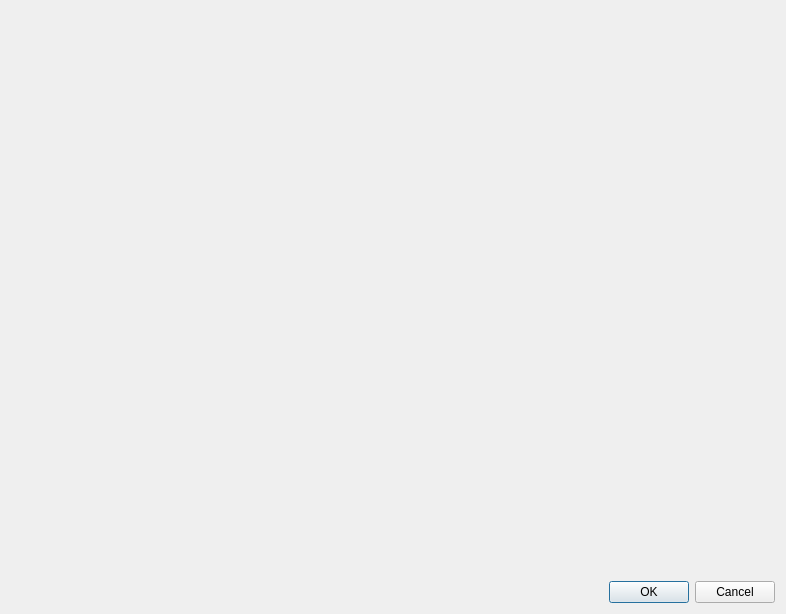
<?xml version="1.0" encoding="UTF-8"?>
<ui version="4.0">
 <class>EdgeDialog</class>
 <widget class="QDialog" name="EdgeDialog">
  <property name="geometry">
   <rect>
    <x>0</x>
    <y>0</y>
    <width>786</width>
    <height>614</height>
   </rect>
  </property>
  <property name="windowTitle">
   <string>Dialog</string>
  </property>
  <layout class="QVBoxLayout" name="verticalLayout">
   <item>
    <widget class="BaseEdgeWidget" name="edgeWidget" native="true"/>
   </item>
   <item>
    <widget class="QDialogButtonBox" name="buttonBox">
     <property name="orientation">
      <enum>Qt::Horizontal</enum>
     </property>
     <property name="standardButtons">
      <set>QDialogButtonBox::Cancel|QDialogButtonBox::Ok</set>
     </property>
    </widget>
   </item>
  </layout>
 </widget>
 <customwidgets>
  <customwidget>
   <class>BaseEdgeWidget</class>
   <extends>QWidget</extends>
   <header>BaseWidgets.h</header>
   <container>1</container>
  </customwidget>
 </customwidgets>
 <resources/>
 <connections>
  <connection>
   <sender>buttonBox</sender>
   <signal>accepted()</signal>
   <receiver>EdgeDialog</receiver>
   <slot>accept()</slot>
   <hints>
    <hint type="sourcelabel">
     <x>248</x>
     <y>254</y>
    </hint>
    <hint type="destinationlabel">
     <x>157</x>
     <y>274</y>
    </hint>
   </hints>
  </connection>
  <connection>
   <sender>buttonBox</sender>
   <signal>rejected()</signal>
   <receiver>EdgeDialog</receiver>
   <slot>reject()</slot>
   <hints>
    <hint type="sourcelabel">
     <x>316</x>
     <y>260</y>
    </hint>
    <hint type="destinationlabel">
     <x>286</x>
     <y>274</y>
    </hint>
   </hints>
  </connection>
 </connections>
</ui>
